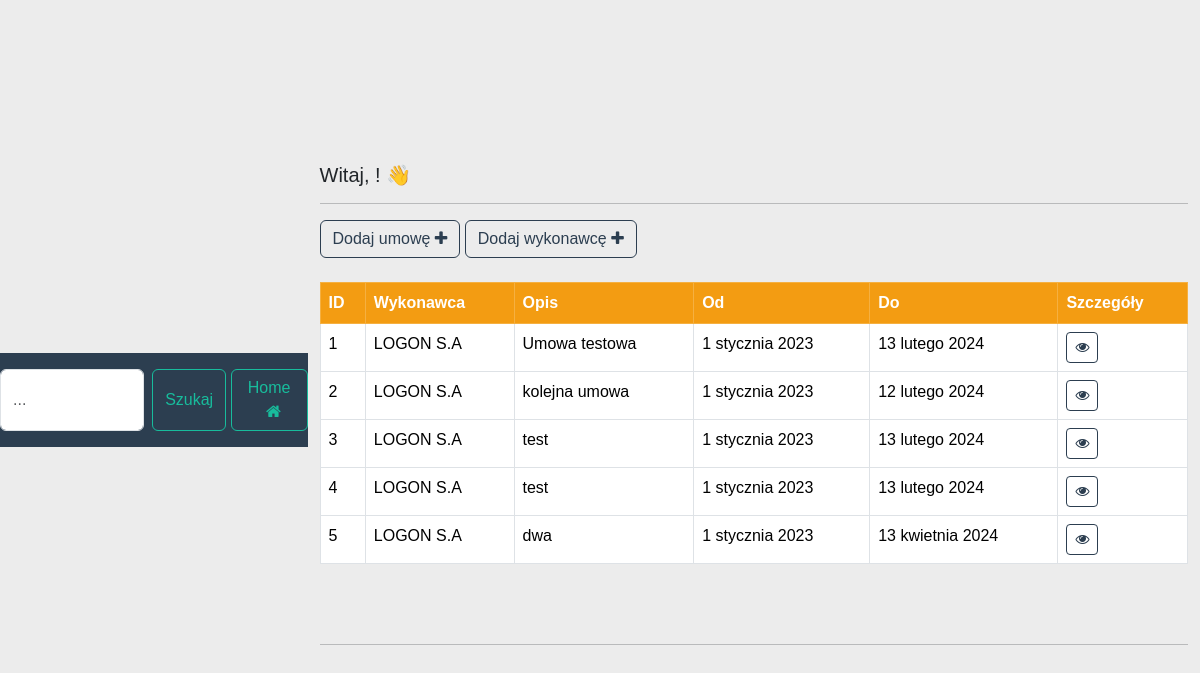
The page /umowy/dashboard_contracts/ (signed in) on the database as committed earlier.
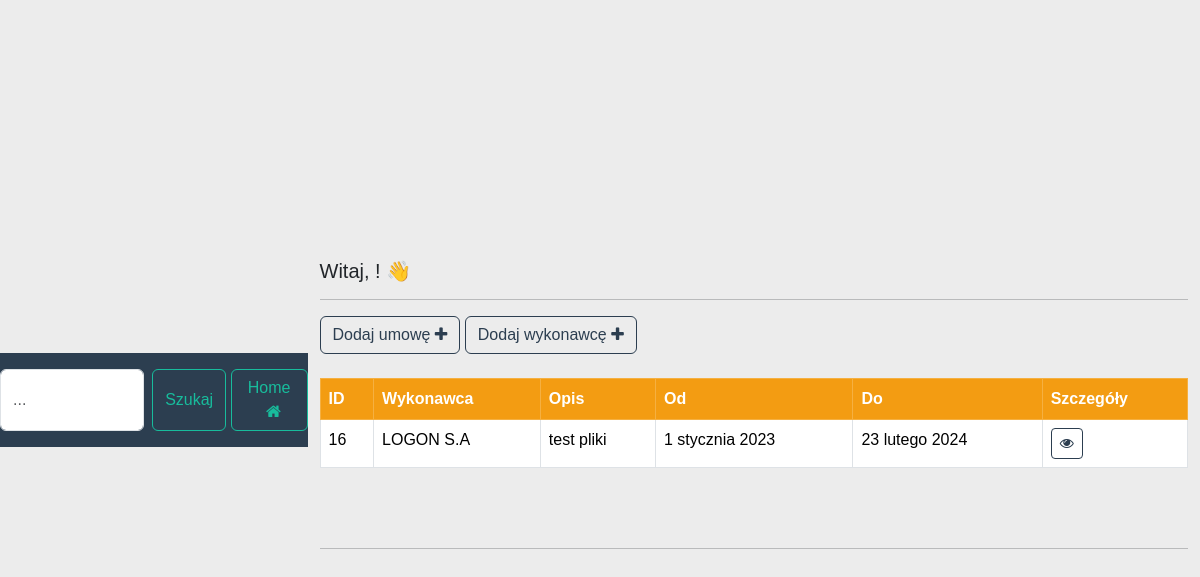
The same page on the database as committed later.
### umowy/models.py (models this page shows, shortened)
class Contract(models.Model):
    contractor = models.ForeignKey(Contractor, on_delete=models.CASCADE)
    description = models.TextField()
    start_date = models.DateField()
    end_date = models.DateField(blank=True, null=True)
    status = models.CharField(max_length=100, default='Aktywna')

class Contractor(models.Model):
    name = models.CharField(max_length=100)

### umowy/views.py (the view)
# urls.py: path('dashboard_contracts/', views.dashboard_contracts, name='dashboard_contracts'),
@login_required(login_url="login")
def dashboard_contracts(request):
    contracts = Contract.objects.all()
    return render(request, 'dashboard-contracts.html', {'contracts': contracts})

### umowy/templates/dashboard-contracts.html (shortened to what this page needs)
{% extends 'base-contract.html' %}
{% block content %}
    <h5> Witaj, {{ user.first_name }} {{ user.last_name }}! 👋 </h5>
    <hr>
    <a class="btn btn-outline-primary" href="{% url 'add_contract' %}">Dodaj umowę <i
            class="fa fa-plus"></i> </a>
    <a class="btn btn-outline-primary" href="{% url 'add_contractor' %}">Dodaj wykonawcę <i
            class="fa fa-plus"></i> </a>
    <br><br>
    <table class="table  table-bordered" id="sample_data">
        <thead class="table-warning">
        <tr>
            <th scope="col"> ID</th>
            <th scope="col"> Wykonawca</th>
            <th scope="col"> Opis</th>
            <th scope="col"> Od</th>
            <th scope="col"> Do</th>
            <th scope="col"> Szczegóły</th>
        </tr>
        </thead>
        <tbody>
        {% for contract in contracts %}
            <tr>
                <td> {{ contract.id }} </td>
                <td> {{ contract.contractor.name }} </td>
                <td> {{ contract.description }} </td>
                <td> {{ contract.start_date }} </td>
                <td>
                    {% if contract.end_date == None %}
                        Czas nieokreślony
                    {% else %}
                        {{ contract.end_date }} </td>
                    {% endif %}
                <td><a class="btn btn-outline-primary btn-sm" href="{% url 'details_contract' contract.id %}">
                    <i class="fa fa-eye" aria-hidden="true"></i> </a></td>
            </tr>
        {% endfor %}
        </tbody>
    </table>
    <br><br>
    <hr>
{% endblock %}

Rows that differ between the two databases and show on the page:
removed Contract: id "1", contractor.name "LOGON S.A", description "Umowa testowa", start_date "1 stycznia 2023", end_date "13 lutego 2024"
removed Contract: id "2", contractor.name "LOGON S.A", description "kolejna umowa", start_date "1 stycznia 2023", end_date "12 lutego 2024"
removed Contract: id "3", contractor.name "LOGON S.A", description "test", start_date "1 stycznia 2023", end_date "13 lutego 2024"
removed Contract: id "4", contractor.name "LOGON S.A", description "test", start_date "1 stycznia 2023", end_date "13 lutego 2024"
removed Contract: id "5", contractor.name "LOGON S.A", description "dwa", start_date "1 stycznia 2023", end_date "13 kwietnia 2024"
added Contract: id "16", contractor.name "LOGON S.A", description "test pliki", start_date "1 stycznia 2023", end_date "23 lutego 2024"
